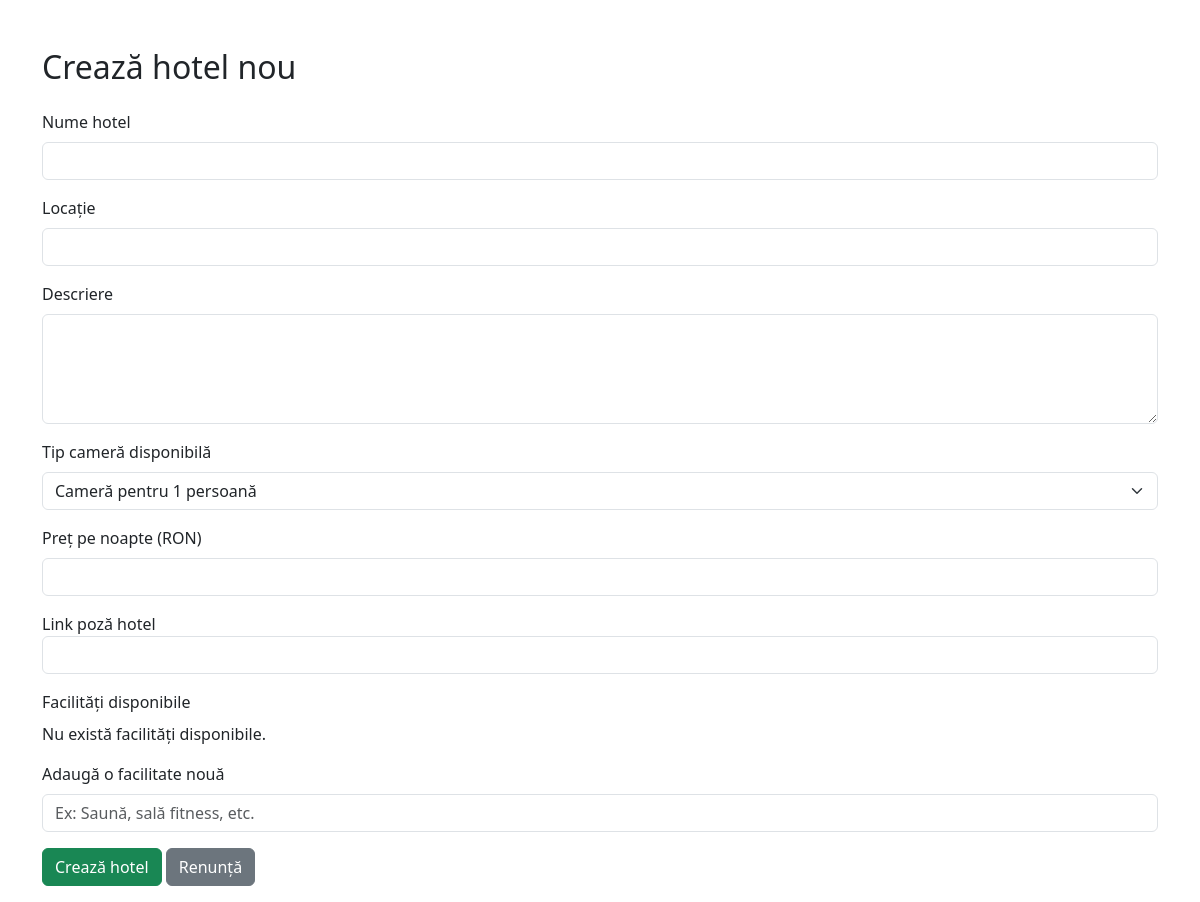
Page /booking/hotels/create/ (signed in) on the earlier database version.
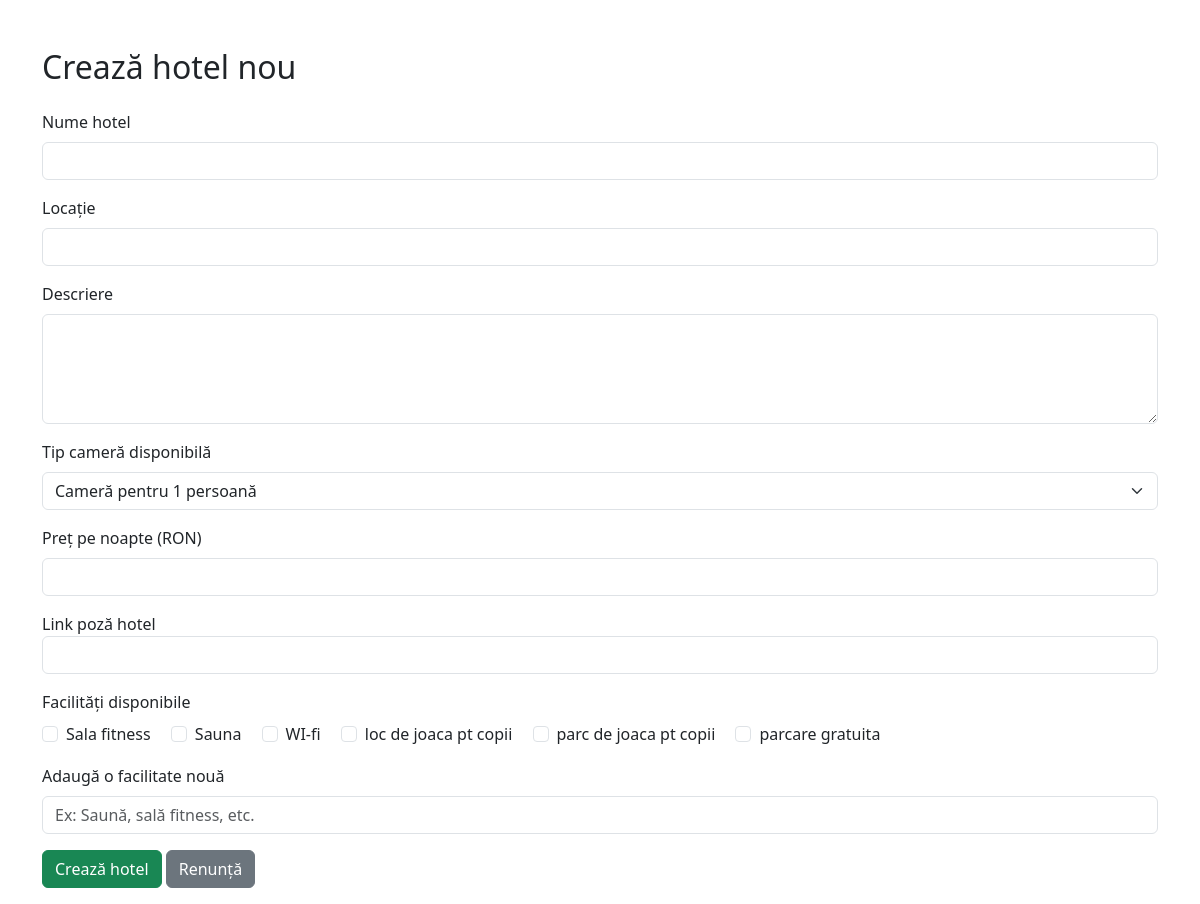
Same page on the later database version.
### booking/models/amenity.py (models this page shows, shortened)
class Amenity(models.Model):
    name = models.CharField(max_length=100, unique=True)
    slug = models.SlugField(max_length=120, unique=True, blank=True)
    class Meta:
        ordering = ['name']

### booking/views/hotel_views.py (the view, shortened to what this page needs)
# urls.py: path("hotels/create/", views.create_hotel_view, name="create_hotel"),
@staff_member_required
def create_hotel_view(request):
    error = None
    facilities = Amenity.objects.all()
    return render(request, 'booking/create_hotel.html', {
        'error': error,
        'hotel': Hotel(),
        'facilities': facilities
    })

### booking/templates/booking/create_hotel.html (shortened to what this page needs)
<!DOCTYPE html>
<html lang="ro">
<head>
    <link href="https://cdn.jsdelivr.net/npm/bootstrap@5.3.3/dist/css/bootstrap.min.css" rel="stylesheet">
</head>
<body>
<div class="container mt-5">
    <h2 class="mb-4">Crează hotel nou</h2>
    <form method="post">
        <div class="mb-3">
            <label class="form-label">Nume hotel</label>
            <input type="text" name="name" class="form-control" required>
        </div>
        <div class="mb-3">
            <label class="form-label">Locație</label>
            <input type="text" name="location" class="form-control" required>
        </div>
        <div class="mb-3">
            <label class="form-label">Descriere</label>
            <textarea name="description" class="form-control" rows="4" required></textarea>
        </div>
        <div class="mb-3">
            <label class="form-label">Tip cameră disponibilă</label>
            <select name="available_types" class="form-select" required>
                {% for code, label in hotel.HOTEL_TYPES %}
                    <option value="{{ code }}">{{ label }}</option>
                {% endfor %}
            </select>
        </div>
        <div class="mb-3">
            <label class="form-label">Preț pe noapte (RON)</label>
            <input type="number" step="0.01" name="price_per_night" class="form-control" required>
        </div>
        <div class="mb-3">
            <label for="photo_url">Link poză hotel</label>
            <input type="url" name="photo_url" value="{{ form.photo_url.value }}" class="form-control">
        </div>
        <div class="mb-3">
            <label class="form-label">Facilități disponibile</label>
                <div>
                    {% for facility in facilities %}
                        <div class="form-check form-check-inline">
                            <input class="form-check-input" type="checkbox" name="amenities" value="{{ facility.id }}" id="facility{{ facility.id }}">
                            <label class="form-check-label" for="facility{{ facility.id }}">{{ facility.name }}</label>
                        </div>
                        {% empty %}
                        <p>Nu există facilități disponibile.</p>
                    {% endfor %}
                </div>
        </div>
        <div class="mb-3">
            <label for="new_amenity" class="form-label">Adaugă o facilitate nouă</label>
            <input type="text" class="form-control" name="new_amenity" id="new_amenity" placeholder="Ex: Saună, sală fitness, etc.">
        </div>
        <div class="mb-3">
            <button type="submit" class="btn btn-success">Crează hotel</button>
            <a href="{% url 'hotels' %}" class="btn btn-secondary">Renunță</a>
        </div>
    </form>
</div>
</body>
</html>

Differences in the rows shown:
added Amenity: name "Sala fitness"
added Amenity: name "Sauna"
added Amenity: name "WI-fi"
added Amenity: name "loc de joaca pt copii"
added Amenity: name "parc de joaca pt copii"
added Amenity: name "parcare gratuita"
Other differences:
text no longer shown: "Nu există facilități disponibile."
